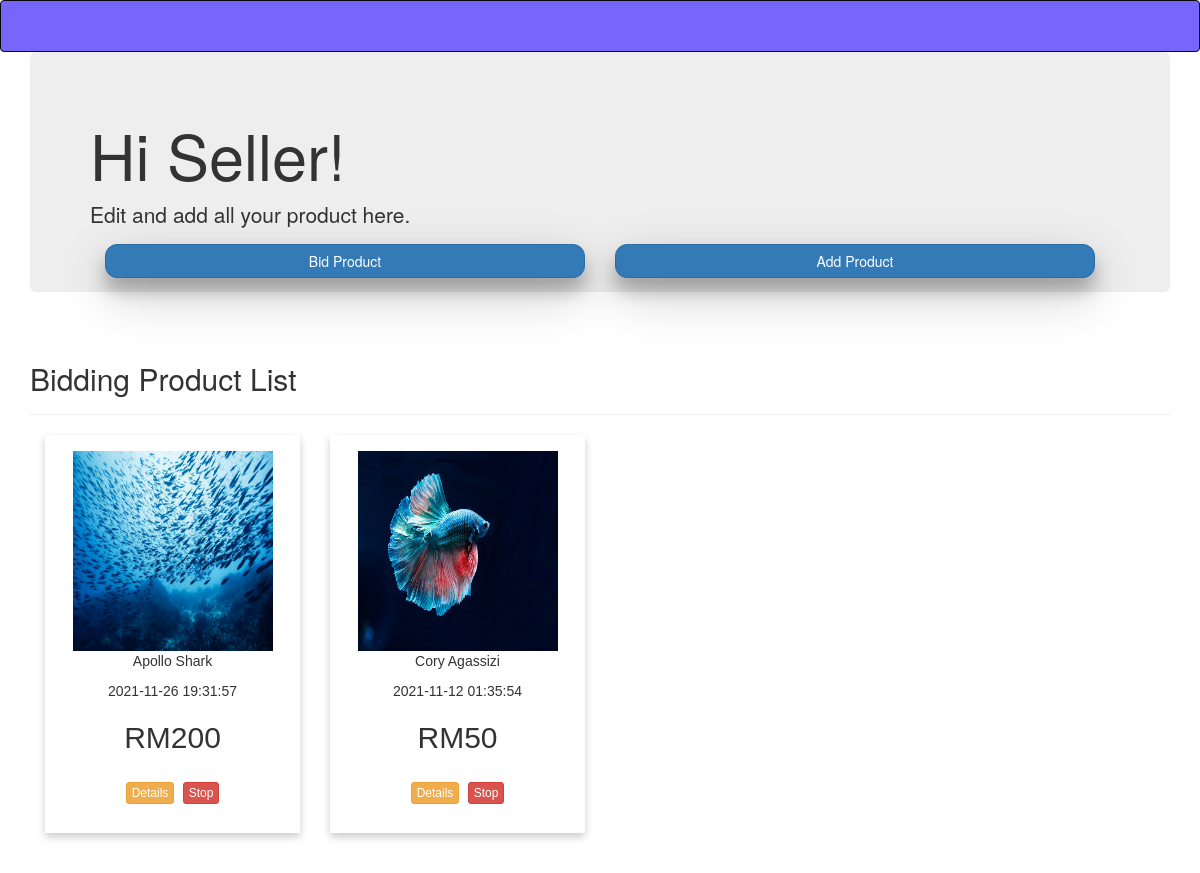
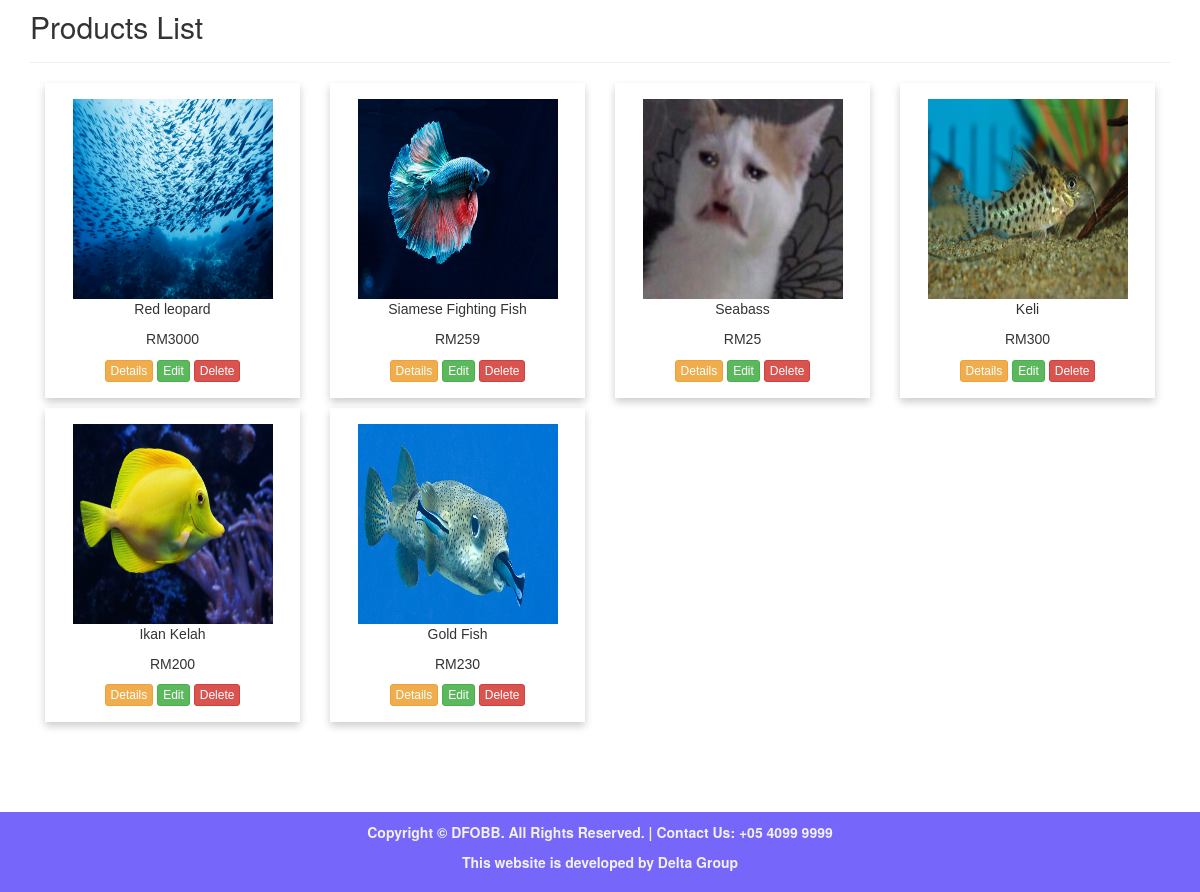
/sellerhome.php, run on the app's committed database (2 pictures, top to bottom).
### tables this page shows
CREATE TABLE `tbl_productbid_delta` (
  `ID` int(11) NOT NULL,
  `PICTURE` varchar(50) NOT NULL,
  `NAME` varchar(255) NOT NULL,
  `DESCRIPTION` varchar(255) NOT NULL,
  `SELLER` varchar(50) NOT NULL,
  `DUEDATE` datetime NOT NULL,
  `HIGHESTBID` int(11) NOT NULL,
  `HIGHESTBIDDER` varchar(50) NOT NULL
);

CREATE TABLE `tbl_productsell_delta` (
  `ID` int(11) NOT NULL,
  `PICTURE` varchar(255) NOT NULL,
  `NAME` varchar(255) NOT NULL,
  `DESCRIPTION` text NOT NULL,
  `SELLER` varchar(50) DEFAULT NULL,
  `PRICE` int(11) NOT NULL,
  `STOCK` int(50) DEFAULT NULL
);

### sellerhome.php (the view, shortened to what this page needs)
<?php
  include_once 'add_products_crud2.php';
?>
<!DOCTYPE html>
<html>
    <head>
        <link rel="stylesheet" href="bootstrap/css/bootstrap.min.css" type="text/css">
        <link rel="stylesheet" href="css/style3.css" type="text/css">
    </head>
    <body>
        <div>
            <?php
                require 'header.php';
            ?></div>
            <div class="container">
                <div class="jumbotron">
                    <h1>Hi Seller!</h1>
                    <p>Edit and add all your product here.</p>
                    <div class="col-md-6" style="float: right;">
                    <p><a href="add_products.php" role="button" class="btn btn-primary btn-block" style="border-radius: 12px;  box-shadow: 0 13px 17px 0 rgba(0,0,0,0.25), 0 18px 51px 0 rgba(0,0,0,0.20); ">Add Product</a></p>
                </div>
                <div class="col-md-6" style="float: right;">
                    <p><a href="bid_products.php" role="button" class="btn btn-primary btn-block" style="border-radius: 12px;  box-shadow: 0 13px 17px 0 rgba(0,0,0,0.25), 0 18px 51px 0 rgba(0,0,0,0.20); ">Bid Product</a></p>
                </div>
                </div>
              </div>
               <div class="row">
      <div class="container">
        <div class="page-header">
          <h2>Bidding Product List</h2>
        </div>
          <?php
          try {
            $conn = new PDO("mysql:host=$servername;dbname=$dbname", $username, $password);
            $conn->setAttribute(PDO::ATTR_ERRMODE, PDO::ERRMODE_EXCEPTION);
            $stmt = $conn->prepare("SELECT * FROM tbl_productbid_delta");
            $stmt->execute();
            $result = $stmt->fetchAll();
          }
          catch(PDOException $e){
            echo "Error: " . $e->getMessage();
          } ?>
          <?php
          foreach($result as $readrow) {
              ?>
            <div class="col-md-3 d-flex align-items-stretch">
            <div class="card" style=" box-shadow: 0 4px 8px 0 rgba(0, 0, 0, 0.2); max-width: 300px;  padding: 16px;  text-align: center; font-family: arial; margin-bottom: 10px;">
              <?php if(file_exists('pictures_sell/'. $readrow['PICTURE']) && isset($readrow['PICTURE'])){
                $img = 'pictures_sell/'.$readrow['PICTURE'];
                echo '<td><img data-toggle="modal" data-target="#'.$readrow['ID'].'" width=200px height=200px; src="'.$img.'"></td>';
              }
              else{
                $img = 'nophoto.jpg';
                echo '<td><img width=200px%; data-toggle="modal" data-target="#'.$readrow['ID'].'" src="nophoto.jpg"'.'></td>';
              } ?>
              <p><?php echo $readrow['NAME']; ?></p>
              <p><?php echo $readrow['DUEDATE']; ?></p>
              <p><h2><?php echo 'RM'.$readrow['HIGHESTBID']; ?><h2></p>
              <td>
                <a href="product_detail_bid.php?pid=<?php echo $readrow['ID']; ?>" class="btn btn-warning btn-xs" role="button">Details</a>
                <a href="sellerhome.php?delete=<?php echo $readrow['ID']; ?>" onclick="return confirm('Are you sure to stop the bidding?');" class="btn btn-danger btn-xs" role="button">Stop</a>
              </td>
            </div>
          </div>
            <?php
          }
          ?>
            </div>
      </div>
    <div class="row">
      <div class="container">
        <div class="page-header">
          <h2>Products List</h2>
        </div>
          <?php
          try {
            $conn = new PDO("mysql:host=$servername;dbname=$dbname", $username, $password);
            $conn->setAttribute(PDO::ATTR_ERRMODE, PDO::ERRMODE_EXCEPTION);
            $stmt = $conn->prepare("SELECT * FROM tbl_productsell_delta");
            $stmt->execute();
            $result = $stmt->fetchAll();
          }
          catch(PDOException $e){
            echo "Error: " . $e->getMessage();
          } ?>
          <?php
          foreach($result as $readrow) {
              ?>
            <div class="col-md-3 d-flex align-items-stretch">
            <div class="card" style=" box-shadow: 0 4px 8px 0 rgba(0, 0, 0, 0.2); max-width: 300px;  padding: 16px;  text-align: center; font-family: arial; margin-bottom: 10px;">
              <?php if(file_exists('pictures_sell/'. $readrow['PICTURE']) && isset($readrow['PICTURE'])){
                $img = 'pictures_sell/'.$readrow['PICTURE'];
                echo '<td><img data-toggle="modal" data-target="#'.$readrow['ID'].'" width=200px height=200px; src="'.$img.'"></td>';
              }
              else{
                $img = 'nophoto.jpg';
                echo '<td><img width=200px%; data-toggle="modal" data-target="#'.$readrow['ID'].'" src="nophoto.jpg"'.'></td>';
              } ?>
              <p><?php echo $readrow['NAME']; ?></p>
              <p><?php echo 'RM'.$readrow['PRICE']; ?></p>
              <td>
                <a href="products_detail_sell.php?pid=<?php echo $readrow['ID']; ?>" class="btn btn-warning btn-xs" role="button">Details</a>
                <a href="add_products.php?edit=<?php echo $readrow['ID']; ?>" class="btn btn-success btn-xs" role="button"> Edit </a>
                <a href="sellerhome.php?delete=<?php echo $readrow['ID']; ?>" onclick="return confirm('Are you sure to delete?');" class="btn btn-danger btn-xs" role="button">Delete</a>
              </td>
            </div>
          </div>
            <?php
          }
          ?>
            </div>
      </div>
            <br><br><br><br><br><br><br><br>
           <footer class="footer">
               <div class="container">
               <center>
                   <p>Copyright &copy DFOBB. All Rights Reserved. | Contact Us: +05 4099 9999</p>
                   <p>This website is developed by Delta Group</p>
               </center>
               </div>
           </footer>
    </body>
</html>

### css/style3.css (style rules this page uses)
footer { background-color: #7666FA; color:#f2f2f2; font-size:14px; font-weight:bold; padding:10px; bottom:0; }
html { min-height:100%; position:relative; }
.footer { background-color: #7666FA; position: absolute; bottom:0; right:0; left:0; }

### data on the page
tbl_productbid_delta: PICTURE (picture), NAME "Apollo Shark", DUEDATE "2021-11-26 19:31:57", HIGHESTBID "200"
tbl_productbid_delta: PICTURE (picture), NAME "Cory Agassizi", DUEDATE "2021-11-12 01:35:54", HIGHESTBID "50"
tbl_productsell_delta: PICTURE (picture), NAME "Red leopard", PRICE "3000"
tbl_productsell_delta: PICTURE (picture), NAME "Siamese Fighting Fish", PRICE "259"
tbl_productsell_delta: PICTURE (picture), NAME "Seabass", PRICE "25"
tbl_productsell_delta: PICTURE (picture), NAME "Keli", PRICE "300"
tbl_productsell_delta: PICTURE (picture), NAME "Ikan Kelah", PRICE "200"
tbl_productsell_delta: PICTURE (picture), NAME "Gold Fish", PRICE "230"
